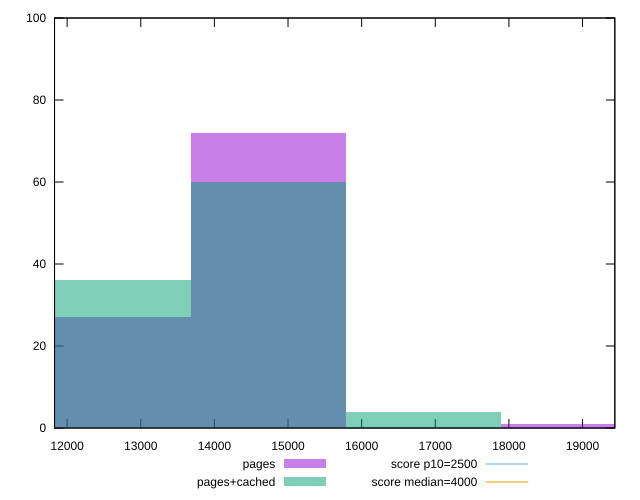

Here is the gnuplot script that generated this plot:
reset

$pages <<EOF
18942.55539203542 1
14733.098638249772 72
12628.370261356948 27
EOF

$pagesCached <<EOF
12628.370261356948 36
14733.098638249772 60
16837.827015142597 4
EOF

set key outside below
set boxwidth 2104.7283768928246
set xrange [11828.665:19438.5855]
set yrange [0:100]
set trange [0:100]
set style fill transparent solid 0.5 noborder

set parametric
set terminal svg size 640, 500 enhanced background rgb 'white'
set output "reprap/largest-contentful-paint/comparison/histogram/0_vs_1.svg"

plot $pages title "pages" with boxes, \
     $pagesCached title "pages+cached" with boxes, \
     2500,t title "score p10=2500", \
     4000,t title "score median=4000"

reset
